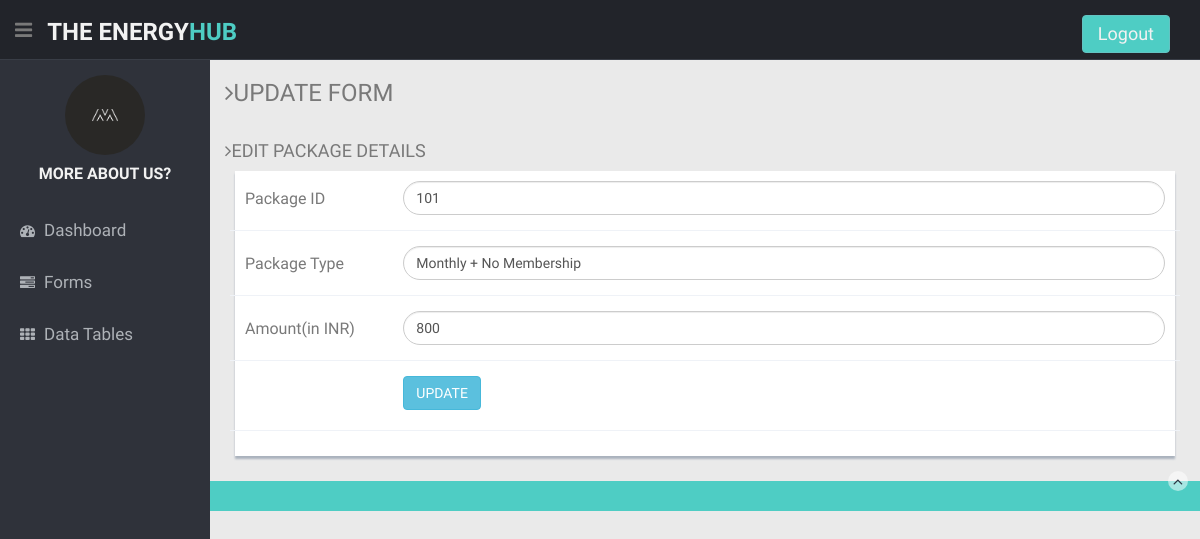
The page /addpackage.php?edit=101 on the database its author committed.
### tables this page shows
CREATE TABLE Package (
	`Package Id` int(11) PRIMARY KEY not null,
	`Package Type` varchar(256) not null,
    `Amount(in INR)` int(11) not null
);

### includes/addpackage.inc.php (called while the page is built, shortened)
<?php
    include_once 'dbh.inc.php'
?>
<?php
if (isset($_GET['edit'])) {
        $packageid = $_GET['edit'];
        $update = true;
        $sql1 = "SELECT * FROM Package WHERE `Package Id` = '$packageid';";
        $query1 = mysqli_query($conn, $sql1) or die( mysqli_error($conn));
            while ($rows = mysqli_fetch_assoc($query1)) {
            $Package_Id = $rows['Package Id'];
            $Package_Name = $rows['Package Type'];
            $Amount = $rows['Amount(in INR)'];
            }
 }

### addpackage.php (the view, shortened to what this page needs)
<!DOCTYPE html>
<html lang="en">
<head>
  <link href="lib/bootstrap/css/bootstrap.min.css" rel="stylesheet">
  <link href="lib/font-awesome/css/font-awesome.css" rel="stylesheet" />
  <link href="css/style.css" rel="stylesheet">
  <link href="css/style-responsive.css" rel="stylesheet">
</head>
<body>
  <section id="container">
    <header class="header black-bg">
      <div class="sidebar-toggle-box">
        <div class="fa fa-bars tooltips" data-placement="right" data-original-title="Toggle Navigation"></div>
      </div>
      <a href="home.php" class="logo"><b>THE ENERGY<span>HUB</span></b></a>
      <div class="top-menu">
        <ul class="nav pull-right top-menu">
          <li><a class="logout" href="index.php" style="font-size: 18px;">Logout</a></li>
        </ul>
      </div>
    </header>
    <aside>
      <div id="sidebar" class="nav-collapse">
        <ul class="sidebar-menu" id="nav-accordion">
          <p class="centered"><a href="about.php"><img src="img/favicon.jpg" class="img-circle" width="80"></a></p>
          <h5 class="centered" style="font-size: 16px;">MORE ABOUT US?</h5>
          <li class="mt">
              <li class="sub-menu">
                <a href="javascript:;">
                 <i class="fa fa-dashboard"></i>
                 <span style="font-size: 17px;">Dashboard</span>
                </a>
              </li>
          </li>
          <li class="sub-menu">
            <a href="javascript:;">
              <i class="fa fa-tasks"></i>
              <span style="font-size: 17px;">Forms</span>
              </a>
          </li>
          <li class="sub-menu">
            <a href="javascript:;">
              <i class="fa fa-th"></i>
              <span style="font-size: 17px;">Data Tables</span>
              </a>
          </li>
        </ul>
      </div>
    </aside>
    <aside>
    <section id="main-content">
      <section class="wrapper">
        <h3><i class="fa fa-angle-right"></i>UPDATE FORM</h3>
        <?php require_once 'includes/addpackage.inc.php'; ?>
                    <div class="row mt">
                      <div class="col-lg-12">
                        <h4><i class="fa fa-angle-right"></i>EDIT PACKAGE DETAILS</h4>
                        <div class="form-panel">
                          <div class=" form">
                            <form class="cmxform form-horizontal style-form" id="addpackageForm" method="POST" action="includes/addpackage.inc.php">
                              <div class="form-group ">
                                <label for="cname" class="control-label col-lg-2"> Package ID </label>
                                <div class="col-lg-10">
                                  <input class=" form-control round-form" id="cname" type="number" value="<?php echo $Package_Id; ?>" name="packageid" required />
                                </div>
                              </div>
                              <div class="form-group ">
                                <label for="cname" class="control-label col-lg-2"> Package Type  </label>
                                <div class="col-lg-10">
                                  <input class=" form-control round-form" id="cname" type="text" value="<?php echo $Package_Name; ?>" name="packagename" required />
                                </div>
                              </div>
                              <div class="form-group ">
                                <label for="cname" class="control-label col-lg-2"> Amount(in INR) </label>
                                <div class="col-lg-10">
                                  <input class=" form-control round-form" id="cname" type="text" value="<?php echo $Amount; ?>" name="amount" required />
                                </div>
                              </div>
                            <div class="form-group">
                              <?php
                                if ($update == true):
                              ?>
                              <div class="col-lg-offset-2 col-lg-10">
                                <button class="btn btn-info" type="submit" name="update">UPDATE</button></div>
                              <?php else: ?>
                                <div class="col-lg-offset-2 col-lg-10">
                                <button class="btn btn-theme" type="submit" name="save">SAVE</button></div>
                              <?php endif; ?>
                            </div>
                          </form>
                          </div>
                        </div>
                      </div>
                    </div>
                  </section>
                </section>
   <section>
    <footer class="site-footer">
      <div class="text-center">
        <a href="addpackage.php" class="go-top">
          <i class="fa fa-angle-up"></i>
        </a>
      </div>
    </footer>
   </section>
</body>
</html>

### css/style.css (style rules this page uses)
body { color: #797979; background: #eaeaea; font-family: 'Handlee', cursive; margin: 0px !important; font-size:13px; }
ul li { list-style: none; }
a, a:hover, a:focus { text-decoration: none; outline: none; }
#container { width: 100%; height: 100%; }
.centered { text-align: center; }
.mt { margin-top: 25px; }
ul.top-menu > li > .logout { color: #f2f2f2; font-size: 12px; border-radius: 4px; -webkit-border-radius: 4px; border: 1px solid #64c3c2 !important; padding: 5px 15px; margin-right: 15px; background: #4ECDC4; margin-top: 15px; }
#sidebar { width: 210px; height: 100%; position: fixed; background: #2f323a; }
#sidebar h5 { color: #f2f2f2; font-weight: 700; }
#sidebar ul li { position: relative; }
ul.sidebar-menu , ul.sidebar-menu li ul.sub { margin: -2px 0 0; padding: 0; }
ul.sidebar-menu { margin-top: 75px; }
ul.sidebar-menu li { margin-bottom: 5px; margin-left:10px; margin-right:10px; }
ul.sidebar-menu li.sub-menu { line-height: 15px; }
ul.sidebar-menu li a span { display: inline-block; }
ul.sidebar-menu li a { color: #aeb2b7; text-decoration: none; display: block; padding: 15px 0 15px 10px; font-size: 12px; outline: none; -webkit-transition: all 0.3s ease; -moz-transition: all 0.3s ease; -o-transition: all 0.3s ease; -ms-transition: all 0.3s ease; transition: all 0.3s ease; }
ul.sidebar-menu li a i { font-size: 15px; padding-right: 6px; }
#main-content { margin-left: 210px; }
.header, .footer { min-height: 60px; padding: 0 15px; }
.header { position: fixed; left: 0; right: 0; z-index: 1002; }
.black-bg { background: #22242a; border-bottom: 1px solid #393d46; }
.wrapper { display: inline-block; margin-top: 60px; padding-left: 15px; padding-right: 15px; padding-bottom: 15px; padding-top: 0px; width: 100%; }
a.logo { font-size: 24px; color: #f2f2f2; float: left; margin-top: 15px; text-transform: uppercase; }
a.logo b { font-weight: 900; }
a.logo span { color: #4ECDC4; }
#top_menu .nav > li, ul.top-menu > li { float: left; }
ul.top-menu > li > a { color: #666666; font-size: 16px; border-radius: 4px; -webkit-border-radius: 4px; border:1px solid #666666 !important; padding: 2px 6px; margin-right: 15px; }
.sidebar-toggle-box { float: left; padding-right: 15px; margin-top: 20px; }
.sidebar-toggle-box .fa-bars { cursor: pointer; display: inline-block; font-size: 20px; }
.form-panel { background: #ffffff; margin: 10px; padding: 10px; box-shadow: 0px 3px 2px #aab2bd; text-align: left; }
label { font-weight: 400; }
.form-horizontal.style-form .form-group { border-bottom: 1px solid #eff2f7; padding-bottom: 15px; margin-bottom: 15px; }
.round-form { border-radius: 500px; -webkit-border-radius: 500px; }
@media (min-width: 768px) { .form-horizontal .control-label { text-align: left; } }
.site-footer { background: #4ECDC4; color: #fff; padding: 15px 0; }
.go-top { margin-right: 1%; margin-top: -25px; float: right; background: rgba(255,255,255,.5); width: 20px; height: 20px; border-radius: 50%; -webkit-border-radius: 50%; }
.go-top i { color: #2A3542; }

### css/style-responsive.css (style rules this page uses)
#sidebar > ul > li > a, #sidebar > ul > li > ul.sub > li { width: 100%; }
#sidebar { margin: 0px !important; }
.btn { margin-bottom: 5px; }

### addpackage.php (style rules this page uses)
body { font-size: 16px; font-family: 'Acme', sans-serif; font-family: 'Kalam', cursive; }

### rows shown on the page
package: packageid "101", packagename "Monthly + No Membership", amount "800"
